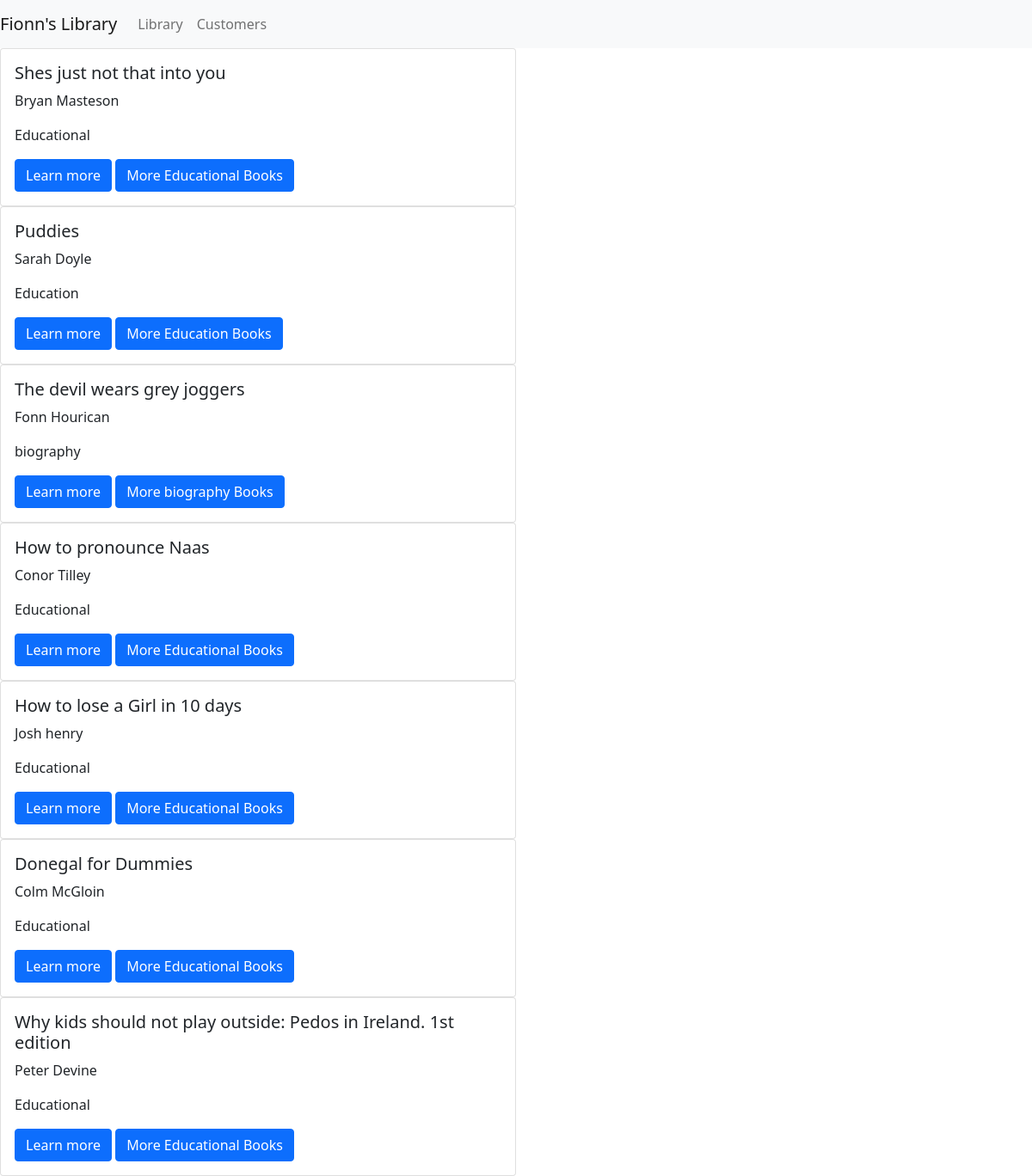
The page / on the database its author committed.
### Library/models.py (models this page shows)
class Book(models.Model):
    id = models.AutoField(primary_key=True)
    title = models.TextField()
    author = models.CharField(max_length=40) # charfields have to have a max length
    genre = models.TextField(null=True)
    year = models.IntegerField()
    inventory = models.IntegerField()

### Library/views.py (the view)
# urls.py: path('', views.view_all_books, name="index"),
def view_all_books(request):
    all_books = Book.objects.all() # obtain a list of all books
    return render(request, 'index.html', {'books':all_books}) # pass this list to a webpage

### Library/templates/index.html (shortened to what this page needs)
{% extends 'base.html' %}
{% block content %}
  {% for b in books %}
    <div class="card w-50">
      <div class="card-body">
        <h5 class="card-title">{{ b.title }}</h5>
        <p class="card-text">{{b.author }}</p>
        <p class="card-text">{{ b.genre }}</p>
        <a href="{{ b.id }}" class="btn btn-primary">Learn more</a>
        <a href="category/{{ b.genre }}" class="btn btn-primary">More {{ b.genre }} Books</a>
      </div>
    </div>
  {% endfor %}
{% endblock %}

### Library/templates/base.html (shortened to what this page needs)
<!DOCTYPE html>
<html>
	<head>
		<link href="https://cdn.jsdelivr.net/npm/bootstrap@5.0.2/dist/css/bootstrap.min.css" rel="stylesheet">
	</head>
	<body>
		<nav class="navbar navbar-expand-lg navbar-light bg-light">
			<a class="navbar-brand" href="#">Fionn's Library</a>
			<div class="collapse navbar-collapse" id="navbarSupportedContent">
			  <ul class="navbar-nav mr-auto">
				<li class="nav-item active">
				  <a class="nav-link" href="/">Library</a>
				</li>
                <li class="nav-item active">
                    <a class="nav-link" href="/customers">Customers</a>
                  </li>
			  </ul>
			</div>
		  </nav>
	{% block content %}
	{% endblock %}
	</body>
</html>

### rows shown on the page
Book: title "Shes just not that into you", author "Bryan Masteson", genre "Educational"
Book: title "Puddies", author "Sarah Doyle", genre "Education"
Book: title "The devil wears grey joggers", author "Fonn Hourican", genre "biography"
Book: title "How to pronounce Naas", author "Conor Tilley", genre "Educational"
Book: title "How to lose a Girl in 10 days", author "Josh henry", genre "Educational"
Book: title "Donegal for Dummies", author "Colm McGloin", genre "Educational"
Book: title "Why kids should not play outside: Pedos in Ireland. 1st edition", author "Peter Devine", genre "Educational"
